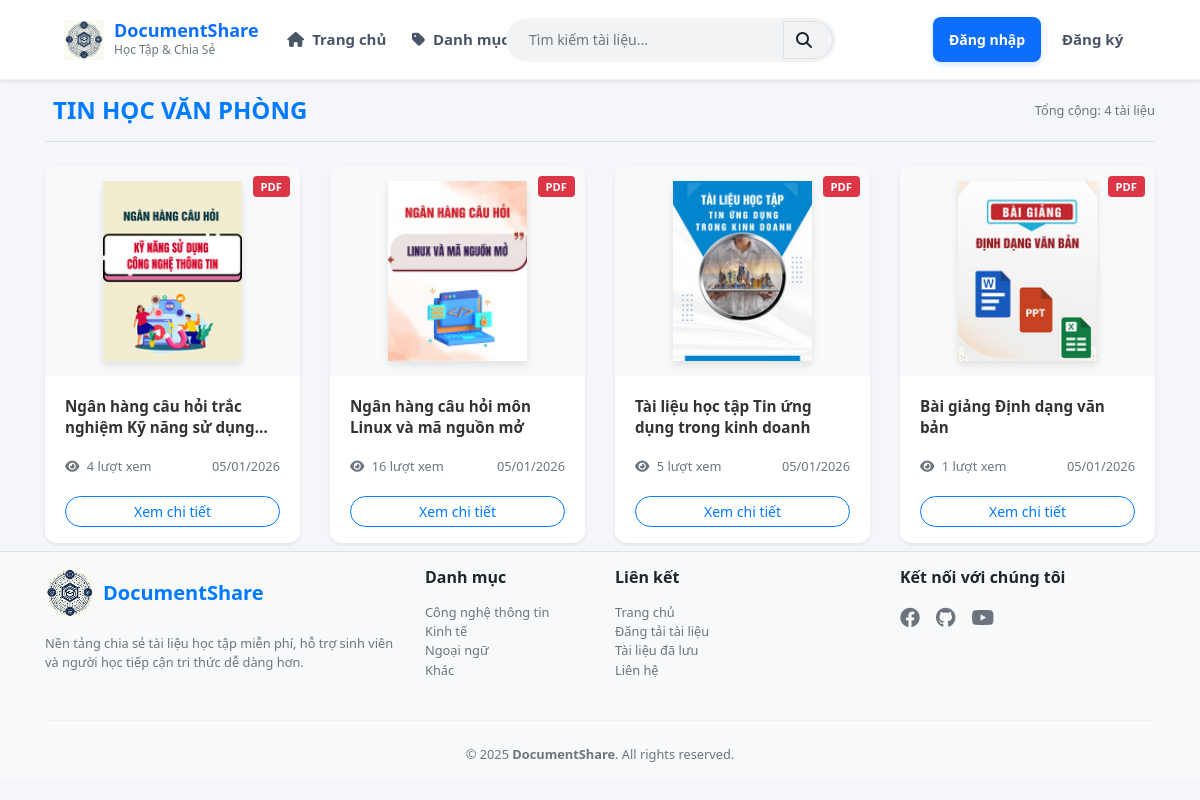
Before: /subcategory_detail.php?id=5 with the older database file.
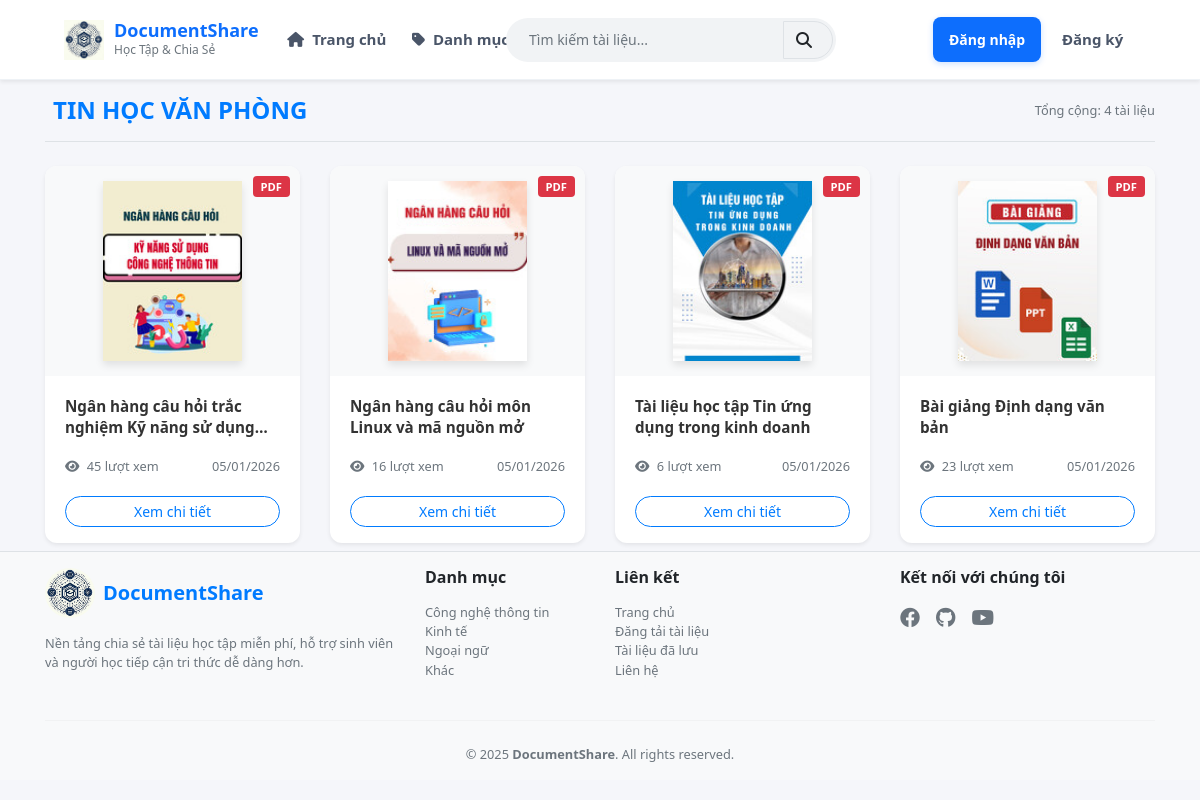
After: the same page with the newer database file.
### tables this page shows
CREATE TABLE `documents` (
  `document_id` int(10) NOT NULL,
  `title` varchar(255) DEFAULT NULL,
  `description` text NOT NULL,
  `thumbnail` varchar(255) DEFAULT NULL,
  `file_path` varchar(255) DEFAULT NULL,
  `file_type` varchar(255) NOT NULL,
  `file_size` int(11) DEFAULT 0,
  `subcategory_id` int(10) NOT NULL,
  `status` enum('pending','approved','rejected') NOT NULL DEFAULT 'approved',
  `is_visible` tinyint(1) NOT NULL DEFAULT 0,
  `approved_at` datetime DEFAULT NULL,
  `approved_by` varchar(50) DEFAULT NULL,
  `username` varchar(50) DEFAULT NULL,
  `uploader_role` enum('admin','user') NOT NULL DEFAULT 'admin',
  `views` int(10) NOT NULL,
  `share_link` varchar(255) NOT NULL,
  `downloads` int(11) DEFAULT 0,
  `created_at` datetime NOT NULL DEFAULT current_timestamp(),
  `updated_at` datetime NOT NULL DEFAULT current_timestamp() ON UPDATE current_timestamp()
);

### subcategory_detail.php (the view, shortened to what this page needs)
<?php
include "header.php";
$sub_id = (int)$_GET['id'];
$sub_sql = "SELECT name FROM subcategories WHERE subcategory_id = $sub_id AND status = 0";
$sub_res = mysqli_query($conn, $sub_sql);
$subcategory = mysqli_fetch_assoc($sub_res);
$doc_sql = "SELECT * FROM documents
            WHERE subcategory_id = $sub_id AND status = 'approved' AND is_visible = 1
            ORDER BY document_id DESC";
$doc_res = mysqli_query($conn, $doc_sql);
?>
<div class="container mrt">
    <div class="d-flex align-items-center justify-content-between mb-4 border-bottom pb-3">
        <h4 class="fw-bold text-uppercase text-primary m-0">
            <i class="bi bi-folder2-open me-2"></i><?= htmlspecialchars($subcategory['name']) ?>
        </h4>
        <span class="text-muted small">Tổng cộng: <?= mysqli_num_rows($doc_res) ?> tài liệu</span>
    </div>
    <div class="row row-cols-1 row-cols-sm-2 row-cols-md-3 row-cols-lg-4 g-4">
        <?php if ($doc_res && mysqli_num_rows($doc_res) > 0): ?>
            <?php while ($doc = mysqli_fetch_assoc($doc_res)): ?>
                <?php
                $thumb = !empty($doc['thumbnail'])
                    ? "uploads/thumbnails/" . $doc['thumbnail']
                    : "assets/img/default-document.jpg";
                $badge_class = 'bg-danger';
                ?>
                <div class="col">
                    <div class="card h-100 doc-card shadow-sm">
                        <a href="document_detail.php?id=<?= $doc['document_id'] ?>" class="text-decoration-none">
                            <div class="doc-thumb-container">
                                <span class="badge <?= $badge_class ?> badge-file">
                                    <?= htmlspecialchars($doc['file_type']) ?>
                                </span>
                                <img src="<?= $thumb ?>" class="doc-thumb" alt="<?= htmlspecialchars($doc['title']) ?>">
                            </div>
                            <div class="card-body">
                                <h6 class="doc-title fw-bold mb-2">
                                    <?= htmlspecialchars($doc['title']) ?>
                                </h6>
                                <div class="d-flex justify-content-between align-items-center mt-3">
                                    <div class="text-muted small">
                                        <i class="fa fa-eye me-1"></i> <?= number_format($doc['views'] ?? 0) ?> lượt xem
                                    </div>
                                    <div class="text-muted small">
                                        <i class="bi bi-calendar3 me-1"></i> <?= date('d/m/Y', strtotime($doc['created_at'] ?? 'now')) ?>
                                    </div>
                                </div>
                            </div>
                        </a>
                        <div class="card-footer bg-transparent border-0 pb-3 pt-0">
                            <a href="document_detail.php?id=<?= $doc['document_id'] ?>"
                                class="btn btn-outline-primary btn-sm w-100 rounded-pill">
                                Xem chi tiết
                            </a>
                        </div>
                    </div>
                </div>
            <?php endwhile; ?>
        <?php else: ?>
            <div class="col-lg-12 py-5 text-center">
                <p class="text-muted mt-3" style="font-size: 18px;">Chưa có tài liệu nào trong danh mục này.</p>
            </div>
        <?php endif; ?>
    </div>
</div>
<?php include "footer.php"; ?>

Changed rows visible on the page:
changed documents "Ngân hàng câu hỏi trắc nghiệm Kỹ năng sử…": views "4" → "45"
changed documents "Tài liệu học tập Tin ứng dụng trong kinh doanh": views "5" → "6"
changed documents "Bài giảng Định dạng văn bản": views "1" → "23"
